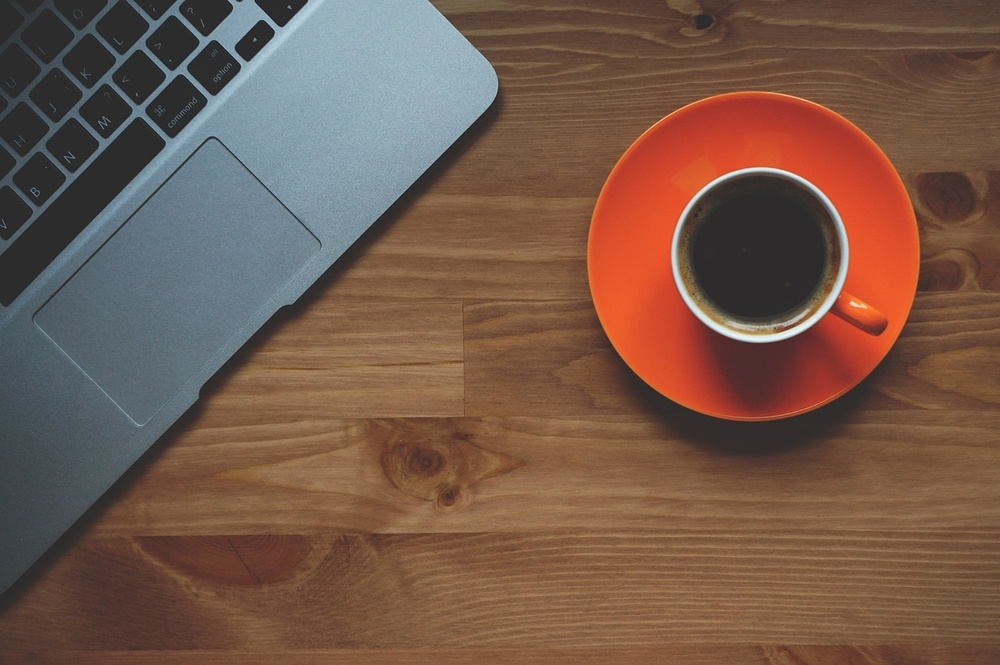
#> input picture day25/coffee.jpeg, 1000 x 665 px, shrunk from 1280 x 851 before the run
$ jupyter execute --allow-errors intro_to_haarcascade.ipynb
#> lines starting #> are read from the running program, lines starting #| are printed output that depends on the picture
# Haar Cascade Algorithm

Haar cascade is an algorithm that can detect objects in images, irrespective of their scale in image and location.

This algorithm is not so complex and can run in real-time. We can train a haar-cascade detector to detect various objects like cars, bikes, buildings, fruits, etc.

Haar cascade uses the cascading window, and it tries to compute features in every window and classify whether it could be an object. For more details on its working, refer to this link.

- Haar cascades are fast and can work well in real-time.
- Haar cascade is not as accurate as modern object detection techniques are.
- Haar cascade has a downside. It predicts many false positives.
- Simple to implement, less computing power required.

Haar cascades are `XML files` that can be used in OpenCV to detect specified objects.

Implementing Haar-cascades in OpenCV
If you find your target object haar-cascade available in the pre-trained repository provided by OpenCV, you need to download the pre-trained XML file.

[cell 1]
import cv2
face_detector=cv2.CascadeClassifier('haarcascade_frontalface_default.xml')
eye_dectector = cv2.CascadeClassifier('haarcascade_eye.xml')

Once cascade is loaded in OpenCV, we can call the detector function.

[cell 2]
import cv2
img = cv2.imread('./img/path')
#> (the rest of this cell did not finish here and is left out)

[cell 3]
import numpy as np
import cv2

img = cv2.imread('./coffee.jpeg')
#> img is the input picture: shape (665, 1000, 3); mean B, G, R 74, 88.6, 116.9
gray = cv2.cvtColor(img, cv2.COLOR_BGR2GRAY)
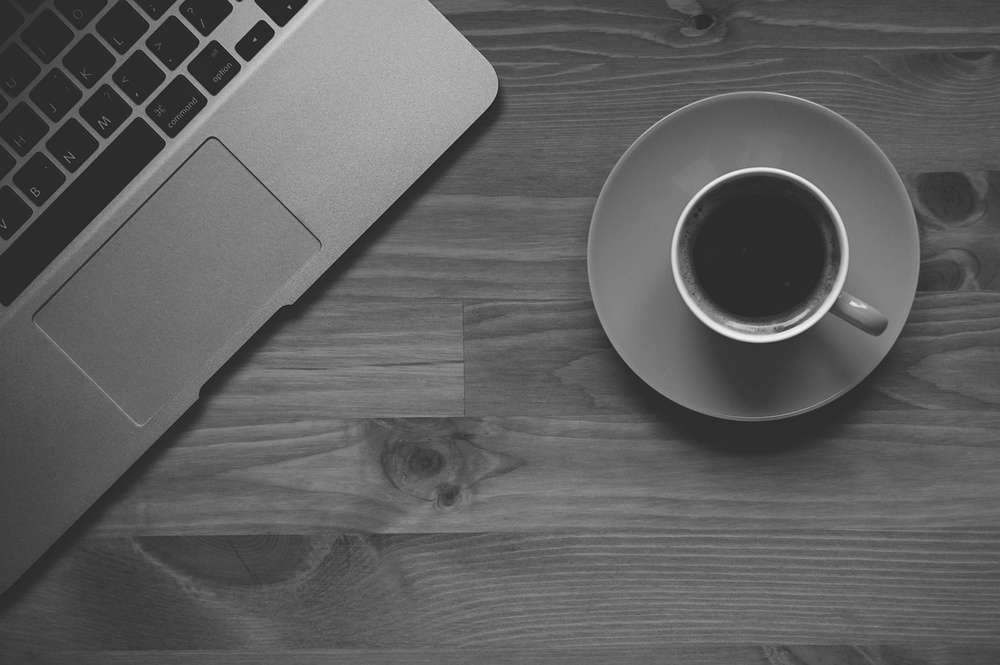
#> gray: shape (665, 1000); min 20, max 242, mean 95.4
faces = face_detector.detectMultiScale(gray, 1.3, 5)
#> faces = ()
for (x, y, w, h) in faces:
    cv2.rectangle(img, (x, y), (x+w, y+h), (0, 255, 0), 2)
#> this loop made 0 passes

cv2.imshow('image', img)
cv2.waitKey(0)
cv2.destroyAllWindows()
